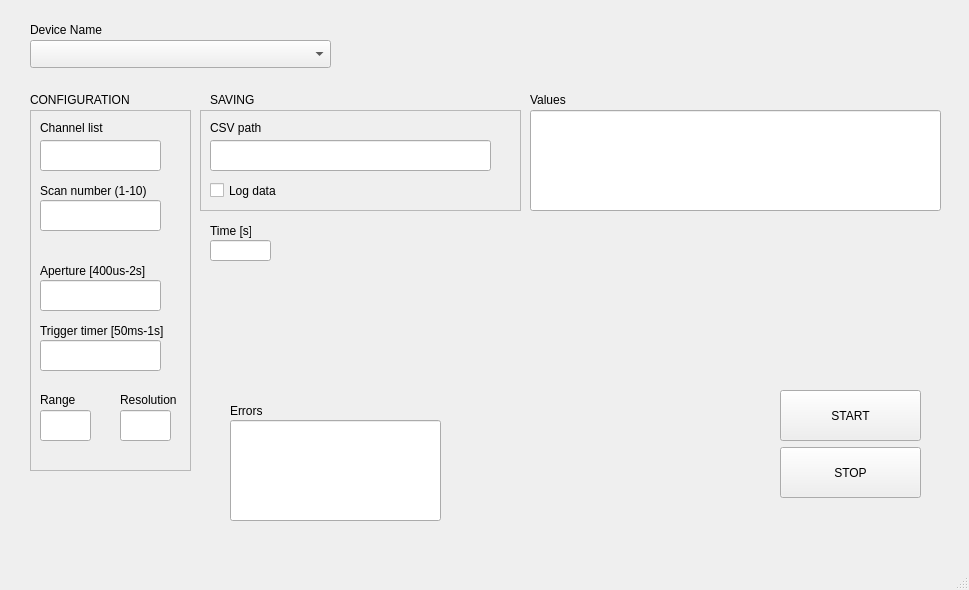
<?xml version="1.0" encoding="UTF-8"?>
<ui version="4.0">
 <class>MainWindow</class>
 <widget class="QMainWindow" name="MainWindow">
  <property name="geometry">
   <rect>
    <x>0</x>
    <y>0</y>
    <width>969</width>
    <height>590</height>
   </rect>
  </property>
  <property name="windowTitle">
   <string>MainWindow</string>
  </property>
  <widget class="QWidget" name="centralwidget">
   <widget class="QFrame" name="frame">
    <property name="geometry">
     <rect>
      <x>30</x>
      <y>110</y>
      <width>161</width>
      <height>361</height>
     </rect>
    </property>
    <property name="frameShape">
     <enum>QFrame::StyledPanel</enum>
    </property>
    <property name="frameShadow">
     <enum>QFrame::Raised</enum>
    </property>
    <widget class="QLabel" name="label">
     <property name="geometry">
      <rect>
       <x>10</x>
       <y>70</y>
       <width>121</width>
       <height>21</height>
      </rect>
     </property>
     <property name="text">
      <string>Scan number (1-10)</string>
     </property>
    </widget>
    <widget class="QLabel" name="label_2">
     <property name="geometry">
      <rect>
       <x>10</x>
       <y>10</y>
       <width>71</width>
       <height>16</height>
      </rect>
     </property>
     <property name="text">
      <string>Channel list</string>
     </property>
    </widget>
    <widget class="QLabel" name="label_5">
     <property name="geometry">
      <rect>
       <x>10</x>
       <y>150</y>
       <width>121</width>
       <height>21</height>
      </rect>
     </property>
     <property name="text">
      <string>Aperture [400us-2s]</string>
     </property>
    </widget>
    <widget class="QLabel" name="label_8">
     <property name="geometry">
      <rect>
       <x>10</x>
       <y>210</y>
       <width>141</width>
       <height>21</height>
      </rect>
     </property>
     <property name="text">
      <string>Trigger timer [50ms-1s]</string>
     </property>
    </widget>
    <widget class="QLabel" name="label_12">
     <property name="geometry">
      <rect>
       <x>10</x>
       <y>280</y>
       <width>37</width>
       <height>20</height>
      </rect>
     </property>
     <property name="text">
      <string>Range</string>
     </property>
    </widget>
    <widget class="QLabel" name="label_13">
     <property name="geometry">
      <rect>
       <x>90</x>
       <y>280</y>
       <width>61</width>
       <height>20</height>
      </rect>
     </property>
     <property name="text">
      <string>Resolution</string>
     </property>
    </widget>
    <widget class="QLineEdit" name="textEdit_channelList">
     <property name="geometry">
      <rect>
       <x>10</x>
       <y>30</y>
       <width>121</width>
       <height>31</height>
      </rect>
     </property>
     <property name="text">
      <string/>
     </property>
    </widget>
    <widget class="QLineEdit" name="textEdit_ScanN">
     <property name="geometry">
      <rect>
       <x>10</x>
       <y>90</y>
       <width>121</width>
       <height>31</height>
      </rect>
     </property>
    </widget>
    <widget class="QLineEdit" name="textEdit_Aperture">
     <property name="geometry">
      <rect>
       <x>10</x>
       <y>170</y>
       <width>121</width>
       <height>31</height>
      </rect>
     </property>
    </widget>
    <widget class="QLineEdit" name="textEdit_Trigger">
     <property name="geometry">
      <rect>
       <x>10</x>
       <y>230</y>
       <width>121</width>
       <height>31</height>
      </rect>
     </property>
    </widget>
    <widget class="QLineEdit" name="textEdit_Range">
     <property name="geometry">
      <rect>
       <x>10</x>
       <y>300</y>
       <width>51</width>
       <height>31</height>
      </rect>
     </property>
    </widget>
    <widget class="QLineEdit" name="textEdit_Resolution">
     <property name="geometry">
      <rect>
       <x>90</x>
       <y>300</y>
       <width>51</width>
       <height>31</height>
      </rect>
     </property>
    </widget>
   </widget>
   <widget class="QComboBox" name="comboBox_deviceName">
    <property name="geometry">
     <rect>
      <x>30</x>
      <y>40</y>
      <width>301</width>
      <height>28</height>
     </rect>
    </property>
   </widget>
   <widget class="QLabel" name="label_3">
    <property name="geometry">
     <rect>
      <x>30</x>
      <y>20</y>
      <width>101</width>
      <height>20</height>
     </rect>
    </property>
    <property name="text">
     <string>Device Name</string>
    </property>
   </widget>
   <widget class="QLabel" name="label_4">
    <property name="geometry">
     <rect>
      <x>30</x>
      <y>90</y>
      <width>101</width>
      <height>20</height>
     </rect>
    </property>
    <property name="text">
     <string>CONFIGURATION</string>
    </property>
   </widget>
   <widget class="QLabel" name="label_7">
    <property name="geometry">
     <rect>
      <x>210</x>
      <y>90</y>
      <width>101</width>
      <height>20</height>
     </rect>
    </property>
    <property name="text">
     <string>SAVING</string>
    </property>
   </widget>
   <widget class="QFrame" name="frame_2">
    <property name="geometry">
     <rect>
      <x>200</x>
      <y>110</y>
      <width>321</width>
      <height>101</height>
     </rect>
    </property>
    <property name="frameShape">
     <enum>QFrame::StyledPanel</enum>
    </property>
    <property name="frameShadow">
     <enum>QFrame::Raised</enum>
    </property>
    <widget class="QLabel" name="label_6">
     <property name="geometry">
      <rect>
       <x>10</x>
       <y>10</y>
       <width>71</width>
       <height>16</height>
      </rect>
     </property>
     <property name="text">
      <string>CSV path</string>
     </property>
    </widget>
    <widget class="QCheckBox" name="checkBox">
     <property name="geometry">
      <rect>
       <x>10</x>
       <y>70</y>
       <width>101</width>
       <height>21</height>
      </rect>
     </property>
     <property name="text">
      <string>Log data</string>
     </property>
    </widget>
    <widget class="QLineEdit" name="textEdit_FilePath">
     <property name="geometry">
      <rect>
       <x>10</x>
       <y>30</y>
       <width>281</width>
       <height>31</height>
      </rect>
     </property>
    </widget>
   </widget>
   <widget class="QLabel" name="label_9">
    <property name="geometry">
     <rect>
      <x>530</x>
      <y>90</y>
      <width>111</width>
      <height>20</height>
     </rect>
    </property>
    <property name="text">
     <string>Values</string>
    </property>
   </widget>
   <widget class="QPushButton" name="stopButton">
    <property name="geometry">
     <rect>
      <x>780</x>
      <y>447</y>
      <width>141</width>
      <height>51</height>
     </rect>
    </property>
    <property name="text">
     <string>STOP</string>
    </property>
   </widget>
   <widget class="QPushButton" name="startButton">
    <property name="geometry">
     <rect>
      <x>780</x>
      <y>390</y>
      <width>141</width>
      <height>51</height>
     </rect>
    </property>
    <property name="text">
     <string>START</string>
    </property>
   </widget>
   <widget class="QLabel" name="label_10">
    <property name="geometry">
     <rect>
      <x>230</x>
      <y>400</y>
      <width>41</width>
      <height>21</height>
     </rect>
    </property>
    <property name="text">
     <string>Errors</string>
    </property>
   </widget>
   <widget class="QLineEdit" name="lineEdit_Errors">
    <property name="geometry">
     <rect>
      <x>230</x>
      <y>420</y>
      <width>211</width>
      <height>101</height>
     </rect>
    </property>
   </widget>
   <widget class="QLineEdit" name="lineEdit_Values">
    <property name="geometry">
     <rect>
      <x>530</x>
      <y>110</y>
      <width>411</width>
      <height>101</height>
     </rect>
    </property>
   </widget>
   <widget class="QLineEdit" name="lineEdit_Time">
    <property name="geometry">
     <rect>
      <x>210</x>
      <y>240</y>
      <width>61</width>
      <height>21</height>
     </rect>
    </property>
   </widget>
   <widget class="QLabel" name="label_11">
    <property name="geometry">
     <rect>
      <x>210</x>
      <y>220</y>
      <width>41</width>
      <height>21</height>
     </rect>
    </property>
    <property name="text">
     <string>Time [s]</string>
    </property>
   </widget>
  </widget>
  <widget class="QMenuBar" name="menubar">
   <property name="geometry">
    <rect>
     <x>0</x>
     <y>0</y>
     <width>969</width>
     <height>21</height>
    </rect>
   </property>
  </widget>
  <widget class="QStatusBar" name="statusbar"/>
 </widget>
 <resources/>
 <connections/>
</ui>
